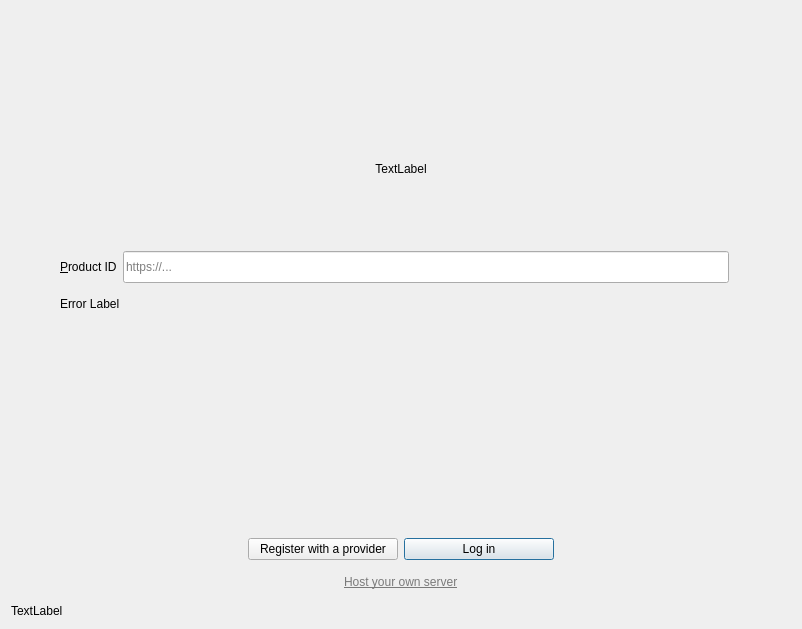
<?xml version="1.0" encoding="UTF-8"?>
<ui version="4.0">
 <class>OwncloudSetupPage</class>
 <widget class="QWidget" name="OwncloudSetupPage">
  <property name="geometry">
   <rect>
    <x>0</x>
    <y>0</y>
    <width>802</width>
    <height>629</height>
   </rect>
  </property>
  <property name="sizePolicy">
   <sizepolicy hsizetype="Preferred" vsizetype="Maximum">
    <horstretch>0</horstretch>
    <verstretch>0</verstretch>
   </sizepolicy>
  </property>
  <property name="windowTitle">
   <string notr="true">Form</string>
  </property>
  <property name="autoFillBackground">
   <bool>false</bool>
  </property>
  <property name="styleSheet">
   <string notr="true"/>
  </property>
  <layout class="QVBoxLayout" name="verticalLayout_2">
   <item>
    <spacer name="verticalSpacer_5">
     <property name="orientation">
      <enum>Qt::Vertical</enum>
     </property>
     <property name="sizeType">
      <enum>QSizePolicy::MinimumExpanding</enum>
     </property>
     <property name="sizeHint" stdset="0">
      <size>
       <width>20</width>
       <height>20</height>
      </size>
     </property>
    </spacer>
   </item>
   <item>
    <widget class="QLabel" name="topLabel">
     <property name="sizePolicy">
      <sizepolicy hsizetype="Preferred" vsizetype="Fixed">
       <horstretch>0</horstretch>
       <verstretch>0</verstretch>
      </sizepolicy>
     </property>
     <property name="text">
      <string notr="true">TextLabel</string>
     </property>
     <property name="textFormat">
      <enum>Qt::RichText</enum>
     </property>
     <property name="alignment">
      <set>Qt::AlignCenter</set>
     </property>
     <property name="wordWrap">
      <bool>true</bool>
     </property>
    </widget>
   </item>
   <item>
    <layout class="QHBoxLayout" name="horizontalLayout_9">
     <item>
      <widget class="QPushButton" name="prevButton">
       <property name="minimumSize">
        <size>
         <width>40</width>
         <height>0</height>
        </size>
       </property>
       <property name="maximumSize">
        <size>
         <width>40</width>
         <height>16777215</height>
        </size>
       </property>
       <property name="text">
        <string/>
       </property>
       <property name="flat">
        <bool>true</bool>
       </property>
      </widget>
     </item>
     <item>
      <widget class="OCC::SlideShow" name="slideShow" native="true">
       <property name="font">
        <font>
         <pointsize>12</pointsize>
         <weight>75</weight>
         <bold>true</bold>
        </font>
       </property>
      </widget>
     </item>
     <item>
      <widget class="QPushButton" name="nextButton">
       <property name="minimumSize">
        <size>
         <width>40</width>
         <height>0</height>
        </size>
       </property>
       <property name="maximumSize">
        <size>
         <width>40</width>
         <height>16777215</height>
        </size>
       </property>
       <property name="text">
        <string/>
       </property>
       <property name="flat">
        <bool>true</bool>
       </property>
      </widget>
     </item>
    </layout>
   </item>
   <item>
    <widget class="QWidget" name="login" native="true">
     <property name="sizePolicy">
      <sizepolicy hsizetype="Minimum" vsizetype="Expanding">
       <horstretch>0</horstretch>
       <verstretch>0</verstretch>
      </sizepolicy>
     </property>
     <property name="minimumSize">
      <size>
       <width>0</width>
       <height>80</height>
      </size>
     </property>
     <property name="styleSheet">
      <string notr="true"/>
     </property>
     <layout class="QHBoxLayout" name="horizontalLayout_2">
      <item>
       <layout class="QHBoxLayout" name="serverBox">
        <property name="sizeConstraint">
         <enum>QLayout::SetDefaultConstraint</enum>
        </property>
        <item>
         <spacer name="horizontalSpacer">
          <property name="orientation">
           <enum>Qt::Horizontal</enum>
          </property>
          <property name="sizeType">
           <enum>QSizePolicy::Preferred</enum>
          </property>
          <property name="sizeHint" stdset="0">
           <size>
            <width>40</width>
            <height>0</height>
           </size>
          </property>
         </spacer>
        </item>
        <item>
         <layout class="QVBoxLayout" name="verticalLayout">
          <item>
           <spacer name="verticalSpacer_2">
            <property name="orientation">
             <enum>Qt::Vertical</enum>
            </property>
            <property name="sizeType">
             <enum>QSizePolicy::MinimumExpanding</enum>
            </property>
            <property name="sizeHint" stdset="0">
             <size>
              <width>20</width>
              <height>0</height>
             </size>
            </property>
           </spacer>
          </item>
          <item>
           <layout class="QHBoxLayout" name="horizontalLayout">
            <item>
             <widget class="QLabel" name="label_2">
              <property name="sizePolicy">
               <sizepolicy hsizetype="Preferred" vsizetype="Ignored">
                <horstretch>0</horstretch>
                <verstretch>0</verstretch>
               </sizepolicy>
              </property>
              <property name="text">
               <string>&amp;Product ID</string>
              </property>
              <property name="buddy">
               <cstring>leUrl</cstring>
              </property>
             </widget>
            </item>
            <item>
             <widget class="OCC::PostfixLineEdit" name="leUrl">
              <property name="sizePolicy">
               <sizepolicy hsizetype="Expanding" vsizetype="Ignored">
                <horstretch>0</horstretch>
                <verstretch>0</verstretch>
               </sizepolicy>
              </property>
              <property name="placeholderText">
               <string notr="true">https://...</string>
              </property>
             </widget>
            </item>
            <item>
             <layout class="QHBoxLayout" name="resultLayout">
              <property name="spacing">
               <number>0</number>
              </property>
             </layout>
            </item>
            <item>
             <widget class="QLabel" name="urlLabel">
              <property name="sizePolicy">
               <sizepolicy hsizetype="Preferred" vsizetype="Expanding">
                <horstretch>0</horstretch>
                <verstretch>0</verstretch>
               </sizepolicy>
              </property>
              <property name="text">
               <string/>
              </property>
             </widget>
            </item>
           </layout>
          </item>
          <item>
           <widget class="QLabel" name="errorLabel">
            <property name="sizePolicy">
             <sizepolicy hsizetype="MinimumExpanding" vsizetype="MinimumExpanding">
              <horstretch>0</horstretch>
              <verstretch>0</verstretch>
             </sizepolicy>
            </property>
            <property name="text">
             <string notr="true">Error Label</string>
            </property>
            <property name="textFormat">
             <enum>Qt::RichText</enum>
            </property>
            <property name="openExternalLinks">
             <bool>true</bool>
            </property>
           </widget>
          </item>
          <item>
           <spacer name="verticalSpacer_3">
            <property name="orientation">
             <enum>Qt::Vertical</enum>
            </property>
            <property name="sizeType">
             <enum>QSizePolicy::MinimumExpanding</enum>
            </property>
            <property name="sizeHint" stdset="0">
             <size>
              <width>20</width>
              <height>0</height>
             </size>
            </property>
           </spacer>
          </item>
         </layout>
        </item>
        <item>
         <spacer name="horizontalSpacer_2">
          <property name="orientation">
           <enum>Qt::Horizontal</enum>
          </property>
          <property name="sizeType">
           <enum>QSizePolicy::Preferred</enum>
          </property>
          <property name="sizeHint" stdset="0">
           <size>
            <width>40</width>
            <height>0</height>
           </size>
          </property>
         </spacer>
        </item>
       </layout>
      </item>
     </layout>
    </widget>
   </item>
   <item>
    <spacer name="verticalSpacer_4">
     <property name="orientation">
      <enum>Qt::Vertical</enum>
     </property>
     <property name="sizeType">
      <enum>QSizePolicy::MinimumExpanding</enum>
     </property>
     <property name="sizeHint" stdset="0">
      <size>
       <width>20</width>
       <height>20</height>
      </size>
     </property>
    </spacer>
   </item>
   <item>
    <layout class="QHBoxLayout" name="buttons" stretch="0,0,0,0">
     <property name="spacing">
      <number>6</number>
     </property>
     <property name="topMargin">
      <number>20</number>
     </property>
     <item>
      <spacer name="horizontalSpacer_3">
       <property name="orientation">
        <enum>Qt::Horizontal</enum>
       </property>
       <property name="sizeHint" stdset="0">
        <size>
         <width>40</width>
         <height>20</height>
        </size>
       </property>
      </spacer>
     </item>
     <item>
      <widget class="QPushButton" name="createAccountButton">
       <property name="minimumSize">
        <size>
         <width>150</width>
         <height>0</height>
        </size>
       </property>
       <property name="autoFillBackground">
        <bool>false</bool>
       </property>
       <property name="text">
        <string>Register with a provider</string>
       </property>
       <property name="default">
        <bool>false</bool>
       </property>
      </widget>
     </item>
     <item>
      <widget class="QPushButton" name="loginButton">
       <property name="sizePolicy">
        <sizepolicy hsizetype="Minimum" vsizetype="Fixed">
         <horstretch>0</horstretch>
         <verstretch>0</verstretch>
        </sizepolicy>
       </property>
       <property name="minimumSize">
        <size>
         <width>150</width>
         <height>0</height>
        </size>
       </property>
       <property name="text">
        <string>Log in</string>
       </property>
       <property name="autoDefault">
        <bool>false</bool>
       </property>
       <property name="default">
        <bool>true</bool>
       </property>
       <property name="flat">
        <bool>false</bool>
       </property>
      </widget>
     </item>
     <item>
      <spacer name="horizontalSpacer_4">
       <property name="orientation">
        <enum>Qt::Horizontal</enum>
       </property>
       <property name="sizeHint" stdset="0">
        <size>
         <width>40</width>
         <height>20</height>
        </size>
       </property>
      </spacer>
     </item>
    </layout>
   </item>
   <item>
    <layout class="QHBoxLayout" name="horizontalLayout_3">
     <property name="bottomMargin">
      <number>0</number>
     </property>
     <item>
      <spacer name="horizontalSpacer_6">
       <property name="orientation">
        <enum>Qt::Horizontal</enum>
       </property>
       <property name="sizeHint" stdset="0">
        <size>
         <width>40</width>
         <height>20</height>
        </size>
       </property>
      </spacer>
     </item>
     <item>
      <widget class="QWidget" name="widget" native="true">
       <layout class="QVBoxLayout" name="verticalLayout_3">
        <item>
         <widget class="QLabel" name="installLink">
          <property name="text">
           <string notr="true">&lt;a href=&quot;https://docs.nextcloud.com/server/latest/admin_manual/installation/#installation&quot;&gt;&lt;span style=&quot; text-decoration: underline; color:#7a7a7a;&quot;&gt;Host your own server&lt;/span&gt;&lt;/a&gt;</string>
          </property>
          <property name="openExternalLinks">
           <bool>true</bool>
          </property>
          <property name="textInteractionFlags">
           <set>Qt::LinksAccessibleByKeyboard|Qt::LinksAccessibleByMouse</set>
          </property>
         </widget>
        </item>
       </layout>
      </widget>
     </item>
     <item>
      <spacer name="horizontalSpacer_5">
       <property name="orientation">
        <enum>Qt::Horizontal</enum>
       </property>
       <property name="sizeHint" stdset="0">
        <size>
         <width>40</width>
         <height>20</height>
        </size>
       </property>
      </spacer>
     </item>
    </layout>
   </item>
   <item>
    <widget class="QLabel" name="bottomLabel">
     <property name="minimumSize">
      <size>
       <width>0</width>
       <height>0</height>
      </size>
     </property>
     <property name="text">
      <string notr="true">TextLabel</string>
     </property>
     <property name="textFormat">
      <enum>Qt::RichText</enum>
     </property>
    </widget>
   </item>
  </layout>
 </widget>
 <customwidgets>
  <customwidget>
   <class>OCC::PostfixLineEdit</class>
   <extends>QLineEdit</extends>
   <header>wizard/postfixlineedit.h</header>
  </customwidget>
  <customwidget>
   <class>OCC::SlideShow</class>
   <extends>QWidget</extends>
   <header>wizard/slideshow.h</header>
  </customwidget>
 </customwidgets>
 <resources>
  <include location="../../../theme.qrc"/>
 </resources>
 <connections/>
</ui>
